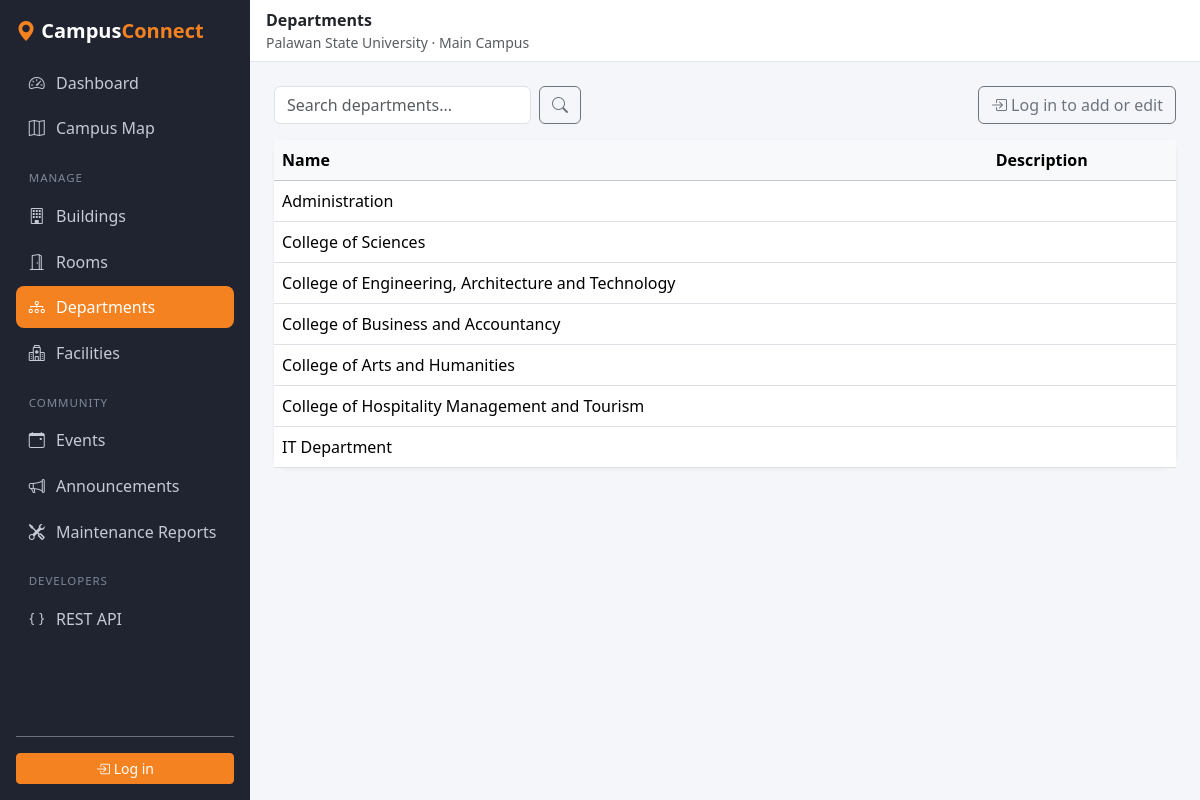
Screenshot of /departments/ with the database file from the repository.
### campus/models.py (models this page shows, shortened)
class Department(models.Model):
    name = models.CharField(max_length=100, unique=True)
    description = models.TextField(blank=True)

### campus/crud.py (the view)
class CrudListView(ListView):
    cfg = None
    template_name = 'campus/crud/list.html'
    paginate_by = 10
    def get_queryset(self):
        qs = self.cfg.model.objects.all()
        q = self.request.GET.get('q', '').strip()
        if q and self.cfg.search:
            condition = Q()
            for name in self.cfg.search:
                condition |= Q(**{name + '__icontains': q})
            qs = qs.filter(condition)
        if not qs.ordered:
            qs = qs.order_by('pk')
        return qs
    def get_context_data(self, **kwargs):
        ctx = super().get_context_data(**kwargs)
        ctx.update(base_context(self.cfg))
        ctx['q'] = self.request.GET.get('q', '').strip()
        ctx['headers'] = [label for label, _ in self.cfg.columns]
        ctx['rows'] = [
            {'obj': obj, 'cells': [cell_text(obj, accessor) for _, accessor in self.cfg.columns]}
            for obj in ctx['object_list']
        ]
        return ctx

### campus/crud.py (called while the page is built)
def resolve(obj, dotted):
    value = obj
    for part in dotted.split('.'):
        value = getattr(value, part, None)
        if value is None:
            return ''
        if callable(value):
            value = value()
    return value

def cell_text(obj, accessor):
    value = resolve(obj, accessor)
    if isinstance(value, bool):
        return 'Yes' if value else 'No'
    if isinstance(value, datetime):
        return timezone.localtime(value).strftime('%b %d, %Y %I:%M %p')
    text = str(value)
    return text if len(text) <= 60 else text[:57] + '...'

def url_names(cfg):
    return {
        'list_url': f'{cfg.name}_list',
        'create_url': f'{cfg.name}_create',
        'update_url': f'{cfg.name}_update',
        'delete_url': f'{cfg.name}_delete',
    }

def base_context(cfg):
    return {
        'title': cfg.title,
        'singular': cfg.singular,
        'nav_key': cfg.name,
        **url_names(cfg),
    }

### campus/templates/campus/crud/list.html (shortened to what this page needs)
{% extends 'campus/base.html' %}
{% block heading %}{{ title }}{% endblock %}
{% block content %}
<div class="d-flex flex-wrap justify-content-between align-items-center gap-2 mb-3">
  <form method="get" class="d-flex gap-2">
    <input type="search" name="q" value="{{ q }}" class="form-control" placeholder="Search {{ title|lower }}...">
    <button class="btn btn-outline-secondary" aria-label="Search"><i class="bi bi-search"></i></button>
  </form>
  {% if user.is_authenticated %}
    <a href="{% url create_url %}" class="btn btn-psu"><i class="bi bi-plus-lg"></i> Add {{ singular }}</a>
  {% else %}
    <a href="{% url 'admin:login' %}?next={{ request.path }}" class="btn btn-outline-secondary">
      <i class="bi bi-box-arrow-in-right"></i> Log in to add or edit
    </a>
  {% endif %}
</div>
<div class="card">
  <div class="table-responsive">
    <table class="table table-hover align-middle mb-0">
      <thead class="table-light">
        <tr>
          {% for h in headers %}<th>{{ h }}</th>{% endfor %}
        </tr>
      </thead>
      <tbody>
        {% for row in rows %}
          <tr>
            {% for cell in row.cells %}<td>{{ cell }}</td>{% endfor %}
          </tr>
        {% empty %}
          <tr><td colspan="{{ headers|length|add:1 }}" class="text-center text-muted py-4">
            {% if q %}No results for &ldquo;{{ q }}&rdquo;.{% else %}Nothing here yet.{% endif %}
          </td></tr>
        {% endfor %}
      </tbody>
    </table>
  </div>
</div>
{% endblock %}

### campus/static/campus/css/base.css (style rules this page uses)
:root { --psu-orange: #f58220; --psu-orange-dark: #d96b0b; --sidebar-bg: #1f2430; --page-bg: #f5f6fa; }
body { background: var(--page-bg); }
.card { border: 0; border-radius: 14px; box-shadow: 0 1px 4px rgba(0,0,0,.06); }

### rows the page displays
Department: cells "Administration"
Department: cells "College of Sciences"
Department: cells "College of Engineering, Architecture and Technology"
Department: cells "College of Business and Accountancy"
Department: cells "College of Arts and Humanities"
Department: cells "College of Hospitality Management and Tourism"
Department: cells "IT Department"

### other values shown
{{ title }} "Departments"
{{ h }} "Name" "Description"
